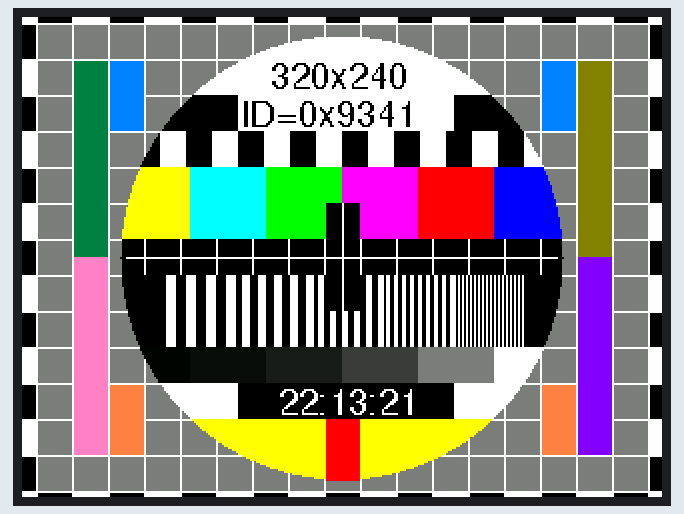
Simulated run of this sketch. Board: Arduino Uno, built with avr-gcc and run on an emulated ATmega328P. Shown: 320×240 colour display. What the sketch prints to the serial monitor is not drawn.

Above: at 0.5 s.
At 16.6 s:
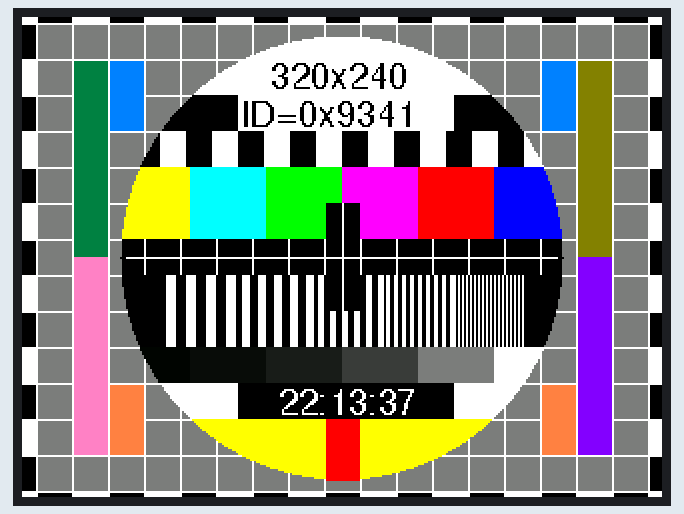
At 27.6 s:
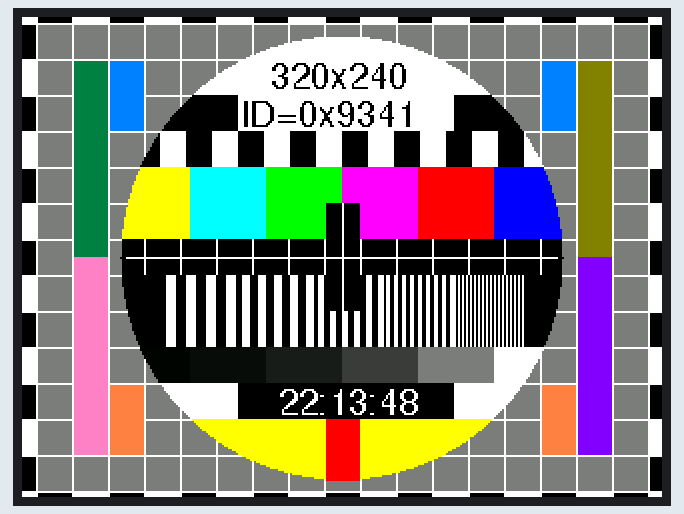
At 38.7 s:
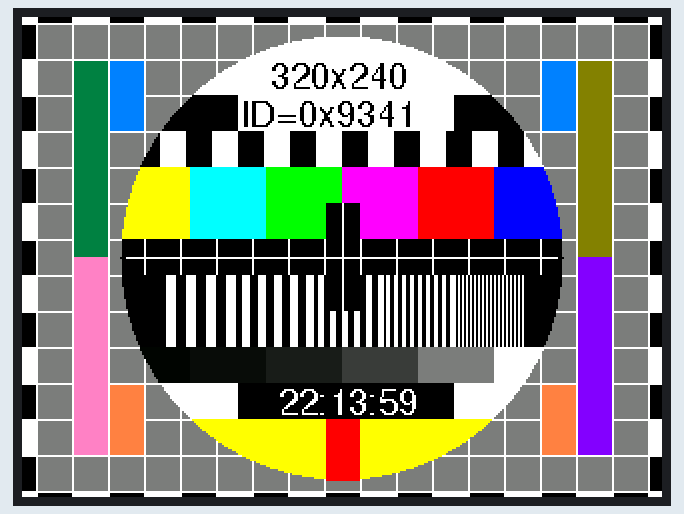
At 39.81 s:
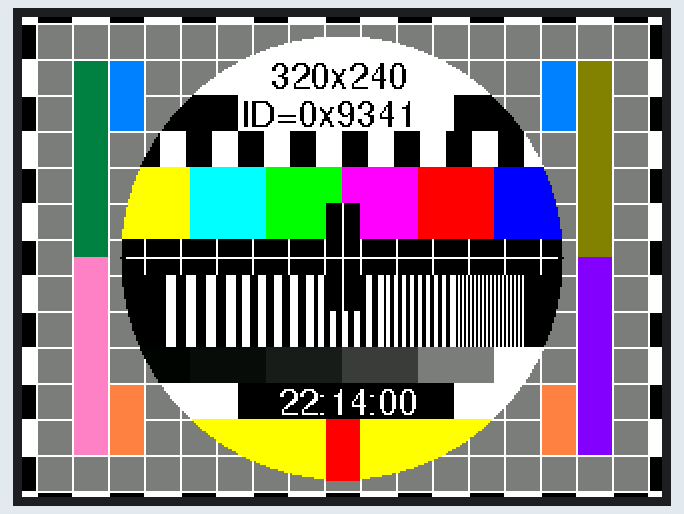

The sketch:

testcard_kbv.ino
```cpp
/*
 * generate testcard similar to BMP
 */

#include <Adafruit_GFX.h>
#if defined(_GFXFONT_H_)           //are we using the new library?
#include <Fonts/FreeSans9pt7b.h>
#define ADJ_BASELINE 11            //new fonts setCursor to bottom of letter
#else
#define ADJ_BASELINE 0             //legacy setCursor to top of letter
#endif
#include <MCUFRIEND_kbv.h>
MCUFRIEND_kbv tft;

#define BLACK   0x0000
#define BLUE    0x001F
#define RED     0xF800
#define GREEN   0x07E0
#define CYAN    0x07FF
#define MAGENTA 0xF81F
#define YELLOW  0xFFE0
#define WHITE   0xFFFF

#define GREY    0x7BEF

#include <stdio.h>

uint16_t ID;
uint8_t hh, mm, ss; //containers for current time

uint8_t conv2d(const char* p)
{
    uint8_t v = 0;
    if ('0' <= *p && *p <= '9') v = *p - '0';
    return 10 * v + *++p - '0';
}

void setup(void)
{
    Serial.begin(9600);
    tft.reset();
    ID = tft.readID();
    Serial.print("TFT ID = 0x");
    Serial.println(ID, HEX);
    //    if (ID == 0x00D3) ID = 0x9481; // write-only shield
    if (ID == 0x00D3) ID = 0x9486; // write-only shield
    tft.begin(ID);
    tft.setRotation(1);
    tft.fillScreen(BLACK);
#if defined(_GFXFONT_H_)
    tft.setFont(&FreeSans9pt7b);
#endif
    hh = conv2d(__TIME__);
    mm = conv2d(__TIME__ + 3);
    ss = conv2d(__TIME__ + 6);

}

void loop(void)
{
    int16_t x, y, dx, dy, idx;
    uint16_t w, h, len, mask;
    uint16_t colors[8] = { BLACK, WHITE, YELLOW, CYAN, GREEN, MAGENTA, RED, BLUE };
    uint16_t height, width;
    width = tft.width();
    height = tft.height();
    tft.fillRect(0, 0, 7, 3, WHITE);
    tft.fillRect(313, 0, 7, 3, WHITE);
    tft.fillRect(0, 237, 7, 3, WHITE);
    tft.fillRect(313, 237, 7, 3, WHITE);
    for (y = 0, w = 18, h = 3; y < 240; y += 13 * w + h) {
        for (x = 25; x < 320 - 18; x += 2 * w) {
            tft.fillRect(x, y, w, h, WHITE);
        }
    }
    for (x = 0, w = 7, h = 18; x < 320; x += 17 * h + w) {
        for (y = 21; y < 240 - 18; y += 2 * h) {
            tft.fillRect(x, y, w, h, WHITE);
        }
    }
    tft.fillRect(7, 3, 17 * 18, 13 * 18, GREY);
    for (x = 7, y = 0, w = 1, h = 240; x < 320; x += 18) {
        tft.fillRect(x, y, w, h, WHITE);
    }
    for (x = 0, y = 3, w = 320, h = 1; y < 240; y += 18) {
        tft.fillRect(x, y, w, h, WHITE);
    }
    tft.fillRect(26, 22, 17, 99, tft.color565(0, 128, 64));     //turq
    tft.fillRect(26, 120, 17, 99, tft.color565(255, 128, 192)); //pink
    tft.fillRect(44, 22, 17, 35, tft.color565(0, 128, 255));    //blue
    tft.fillRect(44, 184, 17, 35, tft.color565(255, 128, 64));  //orng
    tft.fillRect(260, 22, 17, 35, tft.color565(0, 128, 255));     //blue
    tft.fillRect(260, 184, 17, 35, tft.color565(255, 128, 64));  //orng
    tft.fillRect(278, 22, 17, 99, tft.color565(128, 128, 0));   //grn
    tft.fillRect(278, 120, 17, 99, tft.color565(128, 0, 255)); //purp

    for (dx = 111; dx > -111; dx--) {
        w = sqrt(111 * 111 - dx * dx);
        y = 120 - dx;
        dy = (y - 3) / 18;
        mask = 7;
        switch (dy) {
            case 0:
            case 1: idx = 1; len = 0; break;
            case 2: idx = 0; len = 0; break;
            case 3: idx = 0; len = 13; mask = 1; break;
            case 4:
            case 5: idx = 2; len = 38; break;
            case 6:
            case 7:
            case 8: idx = 0; len = 0; break;
            case 9: for (idx = 2; idx < 8; idx++) {
                    dy = 0xFF >> (7 - idx);
                    colors[idx] = tft.color565(dy, dy, dy);
                }
                idx = 2; len = 38; break;
            case 10: idx = 1; len = 0; break;
            case 11:
            case 12: colors[2] = YELLOW; idx = 2; len = 0; break;
        }
        if (len == 0)
            tft.fillRect(160 - w, y, w * 2, 1, colors[idx]);

        else {
            if (mask == 1) idx = 1 + (w) / len;
            dy = w % len;
            for (x = 160 - w; x < 160 + w; idx++) {
                tft.fillRect(x, y, dy, 1, colors[idx & mask]);
                x += dy;
                if (x + len > 160 + w) dy = w % len;
                else dy = len;
            }
        }

    }
    for (x = 72, y = 129, dx = 5, dy = 0; dx > 0; x += 2 * dx) {
        tft.fillRect(x, y, dx, 36, WHITE);
        dy += dx * 2;
        if (dy >= 36) {
            dy = 0;
            dx--;
        }
    }
    tft.fillRect(160 - 8, 5 * 18 + 3, 17, 3 * 18, BLACK);
    for (x = 3 * 18 + 7, y = 6 * 18 + 3, w = 1, h = 18; x < 160 + 108; x += 18) {
        tft.fillRect(x, y, w, h, WHITE);
    }
    tft.fillRect(160 - 108, 120, 108 * 2, 1, WHITE);
    tft.fillRect(160, 5 * 18 + 3, 1, 3 * 18, WHITE);
    tft.fillRect(108, 2 * 18 + 3, 6 * 18, 18, WHITE);
    //    tft.fillRect(108, 10 * 18 + 3, 6 * 18, 18, BLACK);
    tft.fillRect(160 - 8, 11 * 18 + 3, 17, 31, RED);
    tft.setCursor(160 - 36, 24 + ADJ_BASELINE);
    tft.setTextColor(BLACK);
    tft.setTextSize(1);
    tft.print("320x240");
    tft.setCursor(109, 43 + ADJ_BASELINE);
    tft.setTextColor(BLACK);
    tft.setTextSize(1);
    tft.print("ID=0x");
    tft.print(tft.readID(), HEX);
    tft.setTextColor(WHITE, BLACK);
    //    tft.setFont(NULL);
    //    tft.setTextSize(2);
    while (1) {
        if (++ss > 59) {
            ss = 0;
            mm++;
            if (mm > 59) {
                mm = 0;
                hh++;
                if (hh > 23) hh = 0;
            }
        }
        char buf[20];
        sprintf(buf, "%02d:%02d:%02d", hh, mm, ss);
        tft.fillRect(108, 10 * 18 + 3, 6 * 18, 18, BLACK);
        tft.setCursor(128, 187 + ADJ_BASELINE);
        tft.print(buf);
        delay(1000);
    }
}
```

Measured:
- what the display in image 3 shows lasts 1.0 s, from 38.6 s to 39.6 s
